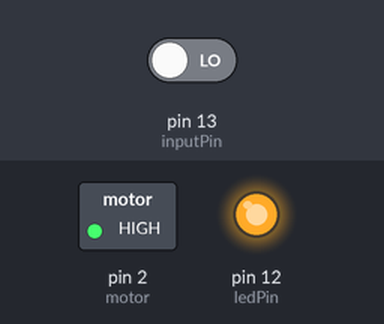
Simulated run of this sketch. Board: Arduino Uno, built with avr-gcc and run on an emulated ATmega328P. On the bench: switched loads named in the sketch (green lamp = pin HIGH), output pins drawn as LEDs (lit = HIGH). The test bench sets the inputs (shaded band); at power-on: pin 13 (inputPin) LOW.

Above: at 4.8 s.
4.9 s: pin 13 (inputPin) driven HIGH
At 6.6 s:
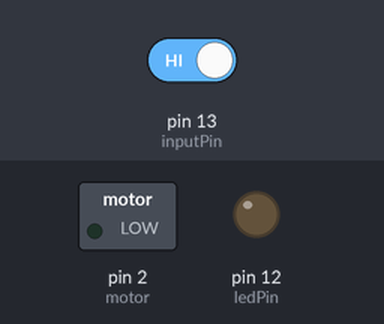
7.6 s: pin 13 (inputPin) driven LOW
At 9.0 s:
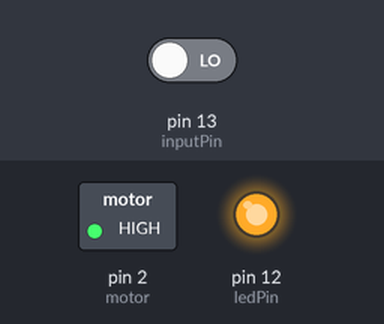
Timing chart, 0 to 10.6 s (numbered marks = the images above; inputs shaded):
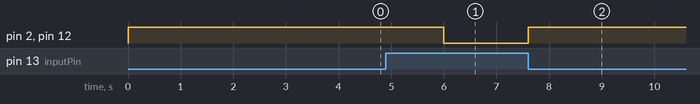

The sketch:

Dcmotor-L293D.ino
```cpp
/*
 * Interface InfraRed Sensor Using NodeMCU
 * By NodeMCU
 *
*/
int ledPin = 12; // D6:  choose pin for the LED
int inputPin = 13; // D7: choose input pin (for Infrared sensor)
int val = 0; // variable for reading the pin status
int motor = 2; //dc motor L293D input

//Servo myservo1; // create servo object to control a servo // twelve servo objects can be created on most boards

void setup()
{
   pinMode(ledPin, OUTPUT); // declare LED as output
   pinMode(inputPin, INPUT); // declare Infrared sensor as input
   pinMode (motor, OUTPUT);  //declare Motor output
   //myservo1.attach(2); // D4:

}
void loop()
{
   val = digitalRead(inputPin); // read input value
   if (val == HIGH)
   { // check if the input is HIGH
      digitalWrite(ledPin, LOW); // turn LED OFF
      digitalWrite(motor, LOW); // turn motor off
     // myservo1.write(180); // tell servo to go to position in variable 'pos'
      delay(100); // waits 15ms for the servo to reach the position
      //delay(200);
  //delay(timeOn);
   }
   else
   {
      digitalWrite(ledPin, HIGH); // turn LED ON
      digitalWrite(motor, HIGH); // turn motor ON
      delay(2000);
      digitalWrite(motor, LOW); // turn motor ON

     // myservo1.write(0); // tell servo to go to position in variable 'pos'
       // waits 15ms for the servo to reach the position
   }
}
```

Measured:
- after the input at 4.9 s, pin 2 (motor), pin 12 (ledPin): HIGH → LOW after 1.1 s
- after the input at 7.6 s, pin 2 (motor), pin 12 (ledPin): LOW → HIGH at once
